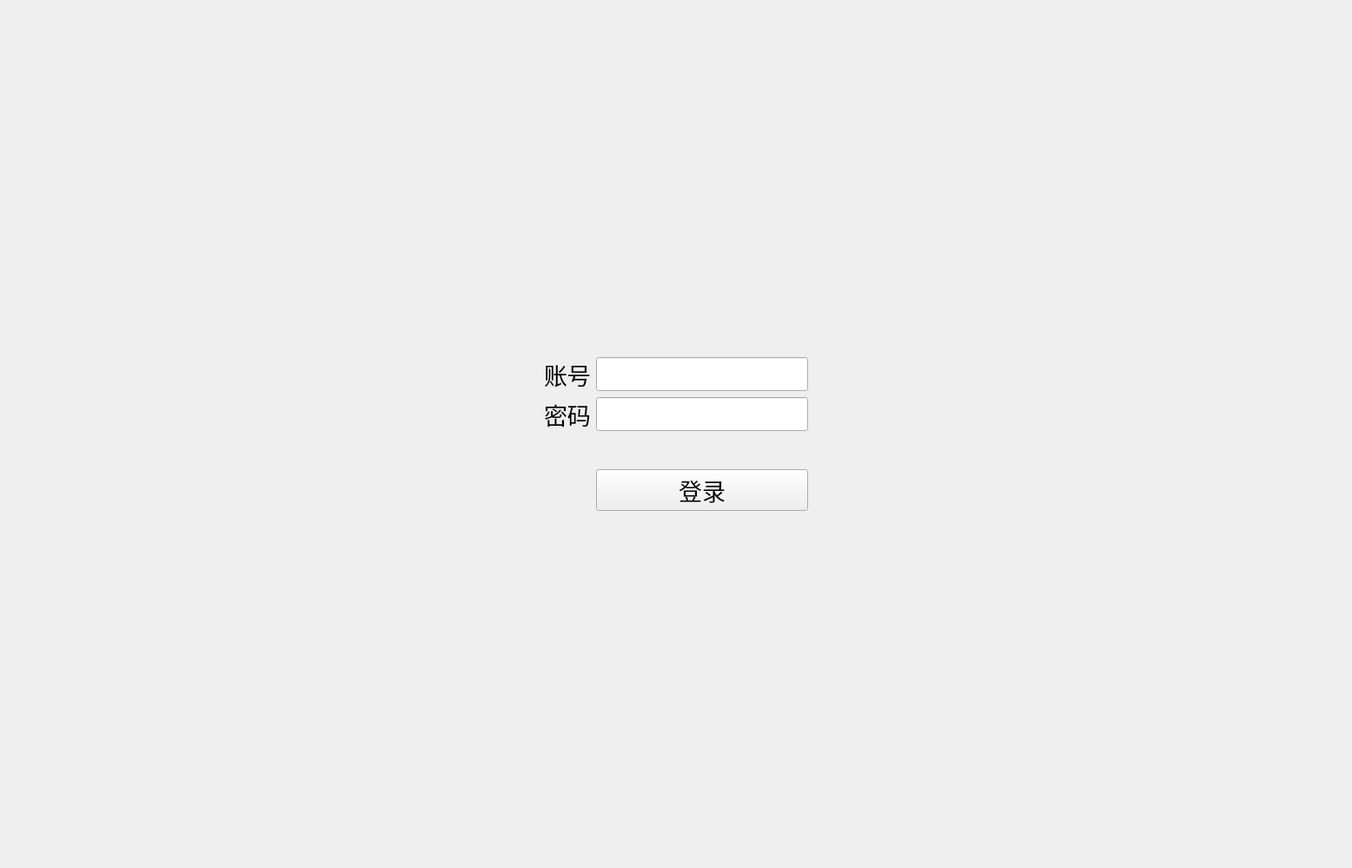
      <widget class="QWidget" name="pageLogin">
       <property name="font">
        <font>
         <pointsize>20</pointsize>
        </font>
       </property>
       <layout class="QGridLayout" name="gridLayout_3">
        <item row="0" column="1">
         <spacer name="verticalSpacer">
          <property name="orientation">
           <enum>Qt::Vertical</enum>
          </property>
          <property name="sizeHint" stdset="0">
           <size>
            <width>20</width>
            <height>400</height>
           </size>
          </property>
         </spacer>
        </item>
        <item row="1" column="0">
         <spacer name="horizontalSpacer">
          <property name="orientation">
           <enum>Qt::Horizontal</enum>
          </property>
          <property name="sizeHint" stdset="0">
           <size>
            <width>615</width>
            <height>20</height>
           </size>
          </property>
         </spacer>
        </item>
        <item row="1" column="1">
         <layout class="QGridLayout" name="gridLayout_4">
          <item row="0" column="0">
           <widget class="QLabel" name="label_19">
            <property name="text">
             <string>账号</string>
            </property>
           </widget>
          </item>
          <item row="0" column="1">
           <widget class="QLineEdit" name="editUsername"/>
          </item>
          <item row="1" column="0">
           <widget class="QLabel" name="label_20">
            <property name="text">
             <string>密码</string>
            </property>
           </widget>
          </item>
          <item row="1" column="1">
           <widget class="QLineEdit" name="editPassword"/>
          </item>
          <item row="2" column="1">
           <widget class="QLabel" name="lblLoginMsg">
            <property name="styleSheet">
             <string notr="true">color: red;</string>
            </property>
            <property name="text">
             <string/>
            </property>
            <property name="alignment">
             <set>Qt::AlignCenter</set>
            </property>
           </widget>
          </item>
          <item row="3" column="1">
           <widget class="QPushButton" name="btnLogin">
            <property name="text">
             <string>登录</string>
            </property>
           </widget>
          </item>
         </layout>
        </item>
        <item row="1" column="2">
         <spacer name="horizontalSpacer_2">
          <property name="orientation">
           <enum>Qt::Horizontal</enum>
          </property>
          <property name="sizeHint" stdset="0">
           <size>
            <width>615</width>
            <height>20</height>
           </size>
          </property>
         </spacer>
        </item>
        <item row="2" column="1">
         <spacer name="verticalSpacer_2">
          <property name="orientation">
           <enum>Qt::Vertical</enum>
          </property>
          <property name="sizeHint" stdset="0">
           <size>
            <width>20</width>
            <height>400</height>
           </size>
          </property>
         </spacer>
        </item>
       </layout>
      </widget>
